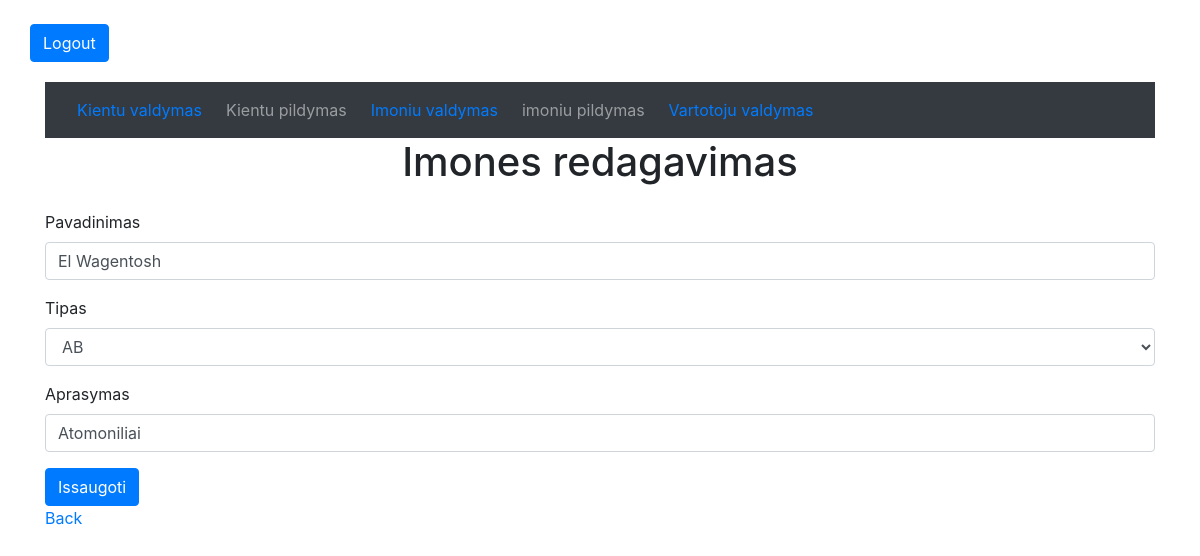
Page /imonesEdit.php?ID=10 (signed in) on the earlier database version.
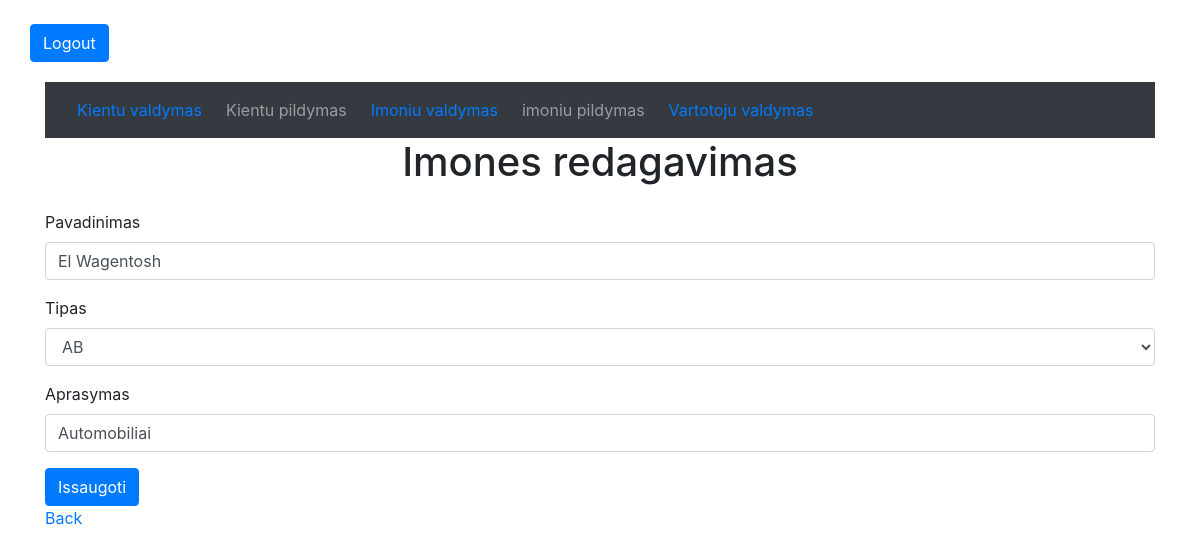
Same page on the later database version.
### tables this page shows
CREATE TABLE IF NOT EXISTS `imones` (
  `ID` int(4) NOT NULL AUTO_INCREMENT,
  `pavadinimas` varchar(120) NOT NULL,
  `tipas_id` int(4) NOT NULL,
  `aprasymas` varchar(120) NOT NULL,
  PRIMARY KEY (`ID`)
);

### imonesEdit.php (the view, shortened to what this page needs)
<?php require_once ("prijungimas.php"); ?>
<!DOCTYPE html>
<html lang="en">
<head>
    <?php require_once("priedai.php"); ?>
</head>
<body>
<?php require_once("prsijunges.php"); ?>
<?php if($varT[3] != 3) { ?>
<?php
if(isset($_GET["ID"])) {
    $id = $_GET["ID"];
    $sql = "SELECT * FROM `imones` WHERE `ID` = $id";
    $result = mysqli_query($prisijungimas, $sql);
    if($result->num_rows == 1) {
        $imones = mysqli_fetch_array($result);
        $hideForm = false;
    } else {
        echo "ivyko kazkas blogai";
        $hideForm = true;
    }
}
?>
<div class="container">
<?php require_once("priedai/menu.php"); ?>
</nav>
    <?php if($hideForm == false) { ?>
            <h1>Imones redagavimas</h1>
            <form action="imonesEdit.php" method="get">
                <div class="form-group">
                    <label for="pavadinimas">Pavadinimas</label>
                    <input class="form-control" type="text" name="pavadinimas" value="<?php echo $imones["pavadinimas"] ?>" />
                </div>
                <div class="form-group">
                    <label for="tipas_id">Tipas</label>
                    <select class="form-control" name="tipas_id">
                    <?php
                         $sql = "SELECT * FROM `imones_tipas`";
                         $result = $prisijungimas->query($sql);
                         while($imonesTipas = mysqli_fetch_array($result)) {
                            if($imones["tipas_id"] == $imonesTipas["ID"] ) {
                                echo "<option value='".$imonesTipas["ID"]."' selected='true'>";
                            }  else {
                                echo "<option value='".$imonesTipas["ID"]."'>";
                            }
                                echo $imonesTipas["pavadinimas"];
                            echo "</option>";
                        }
                        ?>
                    </select>
                </div>
                <div class="form-group">
                    <label for="aprasymas">Aprasymas</label>
                    <input class="form-control" type="text" name="aprasymas" value="<?php echo $imones["aprasymas"] ?>"/>
                </div>
                <button class="btn btn-primary" type="submit" name="submit">Issaugoti</button>
                <br>
                <a href="imones.php">Back</a>
            </form>
        <?php } else { ?>
        <?php } ?>
    </div>
    <?php } else {
        echo "Error 404";
        echo "<br>";
        echo "<a href='imones.php'>Back</a>";  } ?>
</body>
</html>

Differences in the rows shown:
changed imones "El Wagentosh": aprasymas "Atomoniliai" → "Automobiliai"
